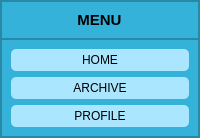
               <widget class="QFrame" name="menupg">
                <property name="styleSheet">
                 <string notr="true">background-color: rgb(52, 178, 217);</string>
                </property>
                <property name="frameShape">
                 <enum>QFrame::StyledPanel</enum>
                </property>
                <property name="frameShadow">
                 <enum>QFrame::Raised</enum>
                </property>
                <layout class="QVBoxLayout" name="verticalLayout_28">
                 <property name="spacing">
                  <number>0</number>
                 </property>
                 <property name="leftMargin">
                  <number>0</number>
                 </property>
                 <property name="topMargin">
                  <number>0</number>
                 </property>
                 <property name="rightMargin">
                  <number>0</number>
                 </property>
                 <property name="bottomMargin">
                  <number>0</number>
                 </property>
                 <item>
                  <widget class="QFrame" name="frame_15">
                   <property name="maximumSize">
                    <size>
                     <width>16777215</width>
                     <height>40</height>
                    </size>
                   </property>
                   <property name="frameShape">
                    <enum>QFrame::StyledPanel</enum>
                   </property>
                   <property name="frameShadow">
                    <enum>QFrame::Raised</enum>
                   </property>
                   <layout class="QVBoxLayout" name="verticalLayout_29">
                    <item alignment="Qt::AlignHCenter|Qt::AlignBottom">
                     <widget class="QLabel" name="label_19">
                      <property name="maximumSize">
                       <size>
                        <width>16777215</width>
                        <height>16777215</height>
                       </size>
                      </property>
                      <property name="text">
                       <string>&lt;html&gt;&lt;head/&gt;&lt;body&gt;&lt;p align=&quot;center&quot;&gt;&lt;span style=&quot; font-size:11pt; font-weight:600;&quot;&gt;MENU&lt;/span&gt;&lt;/p&gt;&lt;/body&gt;&lt;/html&gt;</string>
                      </property>
                     </widget>
                    </item>
                   </layout>
                  </widget>
                 </item>
                 <item alignment="Qt::AlignTop">
                  <widget class="QFrame" name="frame_16">
                   <property name="frameShape">
                    <enum>QFrame::StyledPanel</enum>
                   </property>
                   <property name="frameShadow">
                    <enum>QFrame::Raised</enum>
                   </property>
                   <layout class="QVBoxLayout" name="verticalLayout_30">
                    <item>
                     <widget class="QPushButton" name="homebtn">
                      <property name="minimumSize">
                       <size>
                        <width>100</width>
                        <height>22</height>
                       </size>
                      </property>
                      <property name="styleSheet">
                       <string notr="true">background-color: rgb(171, 230, 255);

border-radius: 5px;</string>
                      </property>
                      <property name="text">
                       <string>HOME</string>
                      </property>
                     </widget>
                    </item>
                    <item>
                     <widget class="QPushButton" name="archivebtn">
                      <property name="minimumSize">
                       <size>
                        <width>100</width>
                        <height>22</height>
                       </size>
                      </property>
                      <property name="styleSheet">
                       <string notr="true">background-color: rgb(171, 230, 255);

border-radius: 5px;</string>
                      </property>
                      <property name="text">
                       <string>ARCHIVE</string>
                      </property>
                     </widget>
                    </item>
                    <item>
                     <widget class="QPushButton" name="profilebtn">
                      <property name="minimumSize">
                       <size>
                        <width>100</width>
                        <height>22</height>
                       </size>
                      </property>
                      <property name="styleSheet">
                       <string notr="true">background-color: rgb(171, 230, 255);

border-radius: 5px;</string>
                      </property>
                      <property name="text">
                       <string>PROFILE</string>
                      </property>
                     </widget>
                    </item>
                   </layout>
                  </widget>
                 </item>
                 <item>
                  <widget class="QFrame" name="frame_17">
                   <property name="frameShape">
                    <enum>QFrame::StyledPanel</enum>
                   </property>
                   <property name="frameShadow">
                    <enum>QFrame::Raised</enum>
                   </property>
                  </widget>
                 </item>
                </layout>
               </widget>
